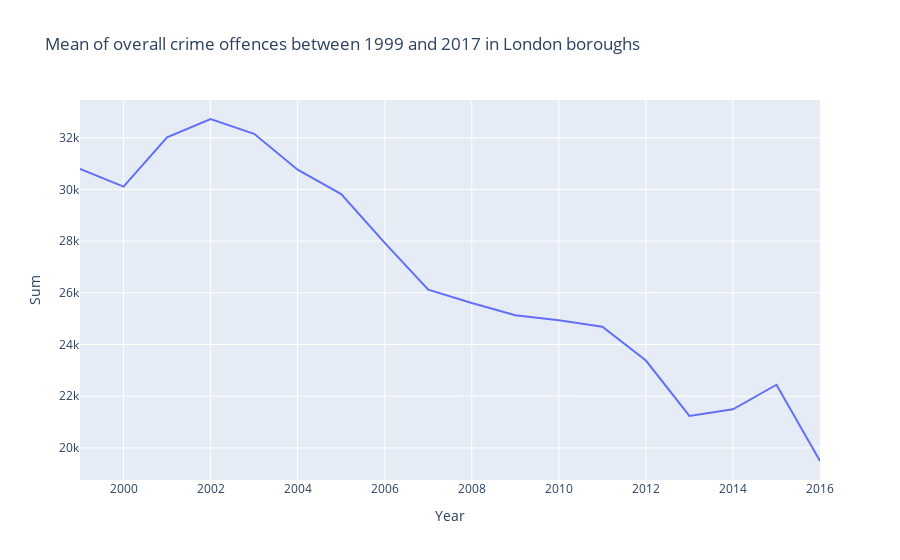

Notebook code cell kept with this figure:
### Code cell
# Analysing and visualising the data 

# We want to plot 2 graphs:
# 1. The mean of overall crime offences over time (in years) - interactive line plot
# 2. The mean of overall recorded sexual offences over time (in years) - interactive line plot

# For the graph 1. we plot the mean of overall crime offences for all London boroughs from 1999 to 2016
# x-axis: time (in years)
# y-axis: mean of all London Boroughs of the number of overall crime offences

# Now we create an updated dataframe (df1_bis) and indicate that we disregard the last two columns, ie. 'Inner London' and 'Outer London' 
df1_bis = modif(df1)
columns = df1_bis.columns[:-2] 

year=[1999,2000,2001,2002,2003,2004,2005,2006,2007,2008,2009,2010,2011,2012,2013,2014,2015,2016]

# We create a column with the sum and years in df1_bis to plot the graphs
df1_bis['Sum'] = sum(df1_bis[borough] for borough in columns)/len(columns)
df1_bis['Year']= year

# We create a line plot using the 'line()' method from plotly.express
fig = px.line(df1_bis,x='Year',y='Sum',
                 title = "Mean of overall crime offences between 1999 and 2017 in London boroughs")

fig.show()

# We save the interactive graph as an html in order to incorporate them in our website

### Figure 1 — Plotly figure (JSON) as saved in the notebook; plotly's stock layout.template omitted (floating-point values rounded to 4 significant figures)
{"data": [{"hovertemplate": "Year=%{x}<br>Sum=%{y}<extra></extra>", "legendgroup": "", "line": {"color": "#636efa", "dash": "solid"}, "mode": "lines", "name": "", "orientation": "h", "showlegend": false, "type": "scatter", "x": [1999, 2000, 2001, 2002, 2003, 2004, 2005, 2006, 2007, 2008, 2009, 2010, 2011, 2012, 2013, 2014, 2015, 2016], "xaxis": "x", "y": [30790.0, 30110.0, 32020.0, 32720.0, 32150.0, 30760.0, 29820.0, 27930.0, 26120.0, 25600.0, 25130.0, 24940.0, 24690.0, 23380.0, 21240.0, 21490.0, 22440.0, 19490.0], "yaxis": "y"}], "layout": {"legend": {"tracegroupgap": 0}, "title": {"text": "Mean of overall crime offences between 1999 and 2017 in London boroughs"}, "xaxis": {"anchor": "y", "domain": [0, 1], "title": {"text": "Year"}}, "yaxis": {"anchor": "x", "domain": [0, 1], "title": {"text": "Sum"}}}}
